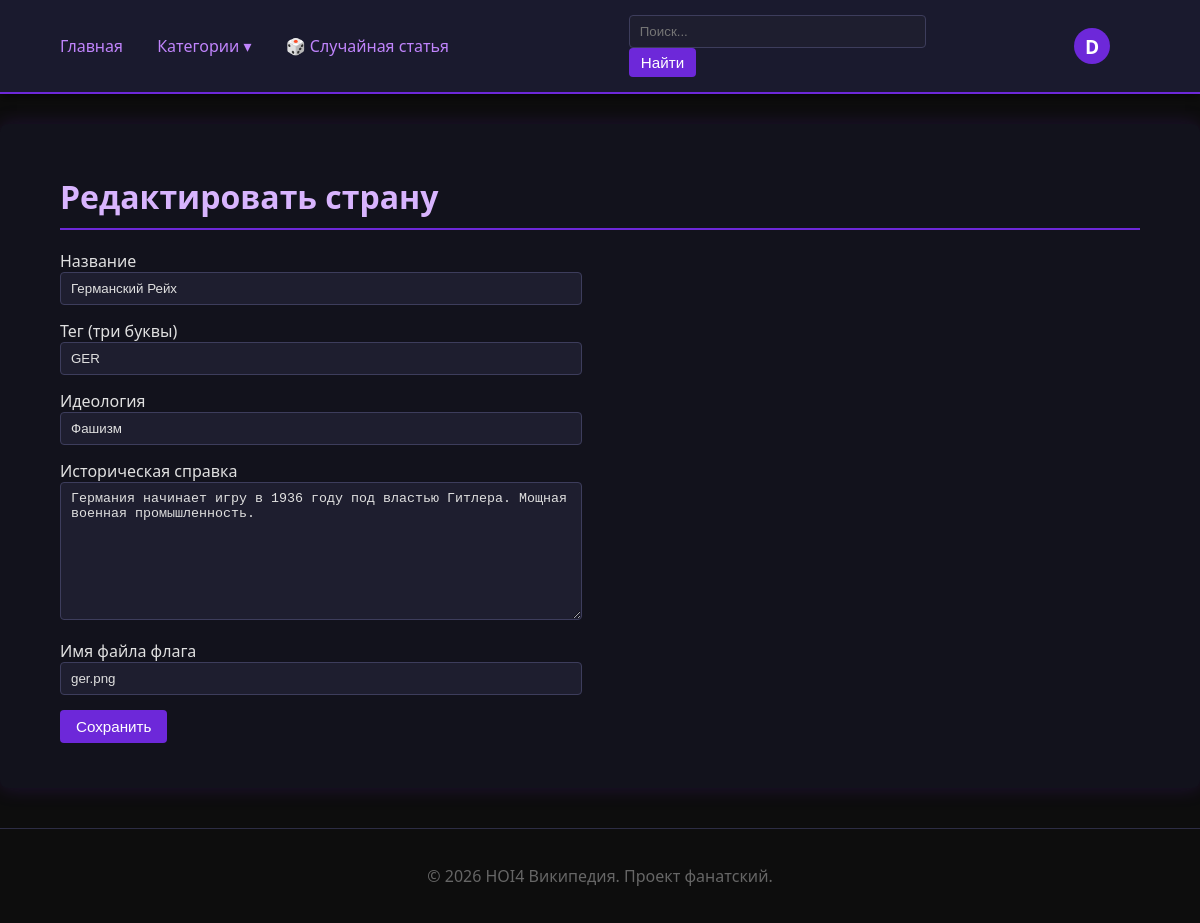
The app's page /admin/country/1/edit (signed in) with its own data.
### app/models.py (models this page shows, shortened)
class Yuzer(SqlAlchemyBase, UserMixin):
    __tablename__ = 'yuzer'
    id = sa.Column(sa.Integer, primary_key=True, autoincrement=True)
    name = sa.Column(sa.String(64), nullable=False, unique=True)
    email = sa.Column(sa.String(120), nullable=False, unique=True)
    passwordHash = sa.Column(sa.String(128), nullable=False)
    isAdmin = sa.Column(sa.Boolean, default=False)
    statyi = orm.relationship('Statya', backref='avtor', lazy='dynamic')
    kommentarii = orm.relationship('Comment', backref='avtor', lazy='dynamic')
    @property
    def is_admin(self):
        return self.isAdmin

class Country(SqlAlchemyBase):
    __tablename__ = 'country'
    id = sa.Column(sa.Integer, primary_key=True, autoincrement=True)
    nazvanie = sa.Column(sa.String(100), nullable=False, unique=True)
    teg = sa.Column(sa.String(3), nullable=False, unique=True)
    ideologiya = sa.Column(sa.String(50))
    istoricheskayaSpravka = sa.Column(sa.Text)
    flagFileName = sa.Column(sa.String(100), default='default.png')
    category = orm.relationship('Category', secondary=countryCategorySvyaz, backref='strany')

### app/routes.py (the view)
@main.route('/admin/country/<int:id>/edit', methods=['GET', 'POST'])
@loginRequired
def editCountry(id):
    if not currentUser.is_admin:
        abort(403)
    sessia = dbSession()
    country = sessia.query(Country).get(id)
    if not country:
        abort(404)
    forma = CountryForm()
    forma.category.choices = poluchitKategorii()
    if forma.validate_on_submit():
        country.nazvanie = forma.nazvanie.data
        country.teg = forma.teg.data.upper()
        country.ideologiya = forma.ideologiya.data
        country.istoricheskayaSpravka = forma.istoricheskayaSpravka.data
        country.flagFileName = forma.flagFileName.data
        country.category = sessia.query(Category).filter(Category.id.in_(forma.category.data)).all()
        sessia.commit()
        flash('Страна обновлена')
        return redirect(url_for('main.countryDetail', teg=country.teg))
    elif request.method == 'GET':
        forma.nazvanie.data = country.nazvanie
        forma.teg.data = country.teg
        forma.ideologiya.data = country.ideologiya
        forma.istoricheskayaSpravka.data = country.istoricheskayaSpravka
        forma.flagFileName.data = country.flagFileName
        forma.category.data = [cat.id for cat in country.category]
    return render_template('adminCountryForm.html', title='Редактировать страну', forma=forma, legend='Редактировать страну')

### app/forms.py
class CountryForm(FlaskForm):
    nazvanie = StringField('Название', validators=[DataRequired()])
    teg = StringField('Тег (три буквы)', validators=[DataRequired()])
    ideologiya = StringField('Идеология')
    istoricheskayaSpravka = TextAreaField('Историческая справка')
    flagFileName = StringField('Имя файла флага')
    category = SelectMultipleField('Категории', coerce=int)
    submit = SubmitField('Сохранить')

### app/__init__.py (called while the page is built)
def create_app(configClass=Config):
    app = Flask(__name__)
    app.config.from_object(configClass)
    loginManager.init_app(app)
    from app.models import Yuzer, dbSession, Category
    @app.teardown_appcontext
    def shutdownSession(exception=None):
        dbSession.remove()
    @loginManager.user_loader
    def loadYuzer(yuzerId):
        sessia = dbSession()
        return sessia.get(Yuzer, int(yuzerId))
    @app.context_processor
    def utilityProcessor():
        def getKategoriiSoStatyami():
            sessia = dbSession()
            return sessia.query(Category).filter(Category.statya.any()).all()
        return dict(getKategoriiSoStatyami=getKategoriiSoStatyami)
    from app.routes import main
    app.register_blueprint(main)
    return app

### app/routes.py (called while the page is built)
def poluchitKategorii():
    sessia = dbSession()
    return [(cat.id, cat.nazvanie) for cat in sessia.query(Category).all()]

### app/templates/adminCountryForm.html (shortened to what this page needs)
{% extends "base.html" %}
{% block content %}
    <h1>{{ legend }}</h1>
    <form method="post">
        <div>{{ forma.nazvanie.label }}<br>{{ forma.nazvanie(size=60) }}</div>
        <div>{{ forma.teg.label }}<br>{{ forma.teg(size=3) }}</div>
        <div>{{ forma.ideologiya.label }}<br>{{ forma.ideologiya(size=40) }}</div>
        <div>{{ forma.istoricheskayaSpravka.label }}<br>{{ forma.istoricheskayaSpravka(rows=8, cols=80) }}</div>
        <div>{{ forma.flagFileName.label }}<br>{{ forma.flagFileName(size=40) }}</div>
        <div>{{ forma.submit() }}</div>
    </form>
{% endblock %}

### app/templates/base.html (shortened to what this page needs)
<!DOCTYPE html>
<html lang="ru">
<head>
    <link rel="stylesheet" href="{{ url_for('static', filename='style.css') }}">
</head>
<body>
    <nav>
        <div class="nav-left">
            <a href="{{ url_for('main.index') }}">Главная</a>
            <div class="dropdown">
                <a href="#" class="dropbtn">Категории ▾</a>
            </div>
            <a href="{{ url_for('main.randomArticle') }}">🎲 Случайная статья</a>
        </div>
        <div class="searchBox">
            <form action="{{ url_for('main.search') }}" method="get">
                <input type="text" name="q" placeholder="Поиск...">
                <button type="submit">Найти</button>
            </form>
        </div>
        <div class="nav-right">
            {% if current_user.is_authenticated %}
                <div class="dropdown user-menu">
                    <a href="#" class="dropbtn user-btn" title="{{ current_user.name }}">
                        <span class="user-avatar">{{ current_user.name[0] | upper }}</span>
                    </a>
                </div>
            {% else %}
                <a href="{{ url_for('main.login') }}">Войти</a>
                <a href="{{ url_for('main.register') }}">Регистрация</a>
            {% endif %}
        </div>
    </nav>
    <main>
        {% block content %}{% endblock %}
    </main>
    <footer>
        <p>© 2026 HOI4 Википедия. Проект фанатский.</p>
    </footer>
</body>
</html>

### app/static/style.css (style rules this page uses)
body { font-family: 'Segoe UI', Tahoma, Geneva, Verdana, sans-serif; margin: 0; padding: 0; background: #0d0d0d; color: #e0e0e0; }
a { color: #c084fc; text-decoration: none; transition: color 0.2s, text-shadow 0.2s; }
nav { background: #1a1a2e; color: #ffffff; padding: 15px 60px; display: flex; justify-content: space-between; align-items: center; flex-wrap: wrap; border-bottom: 2px solid #6d28d9; box-shadow: 0 2px 10px rgba(0,0,0,0.7); }
nav a { margin-right: 20px; font-weight: 500; color: #c084fc; }
.searchBox { display: flex; align-items: center; }
.searchBox input { padding: 6px 10px; background: #2d2d44; border: 1px solid #6d28d9; color: #e0e0e0; border-radius: 4px; margin-right: 5px; }
.searchBox button { background: #6d28d9; border: none; color: white; padding: 6px 12px; border-radius: 4px; cursor: pointer; transition: background 0.2s; }
main { max-width: 100%; margin: 30px auto; padding: 30px 60px; background: #12121c; box-shadow: 0 0 20px rgba(109, 40, 217, 0.2); border-radius: 8px; box-sizing: border-box; }
footer { text-align: center; margin-top: 40px; padding: 20px 60px; color: #666; border-top: 1px solid #2d2d44; }
h1, h2, h3 { color: #d8b4fe; font-weight: 600; }
h1 { border-bottom: 2px solid #6d28d9; padding-bottom: 10px; margin-bottom: 20px; }
.btn, button, input[type="submit"] { background: #6d28d9; color: white; padding: 8px 16px; border: none; border-radius: 4px; cursor: pointer; transition: background 0.2s, box-shadow 0.2s; font-size: 0.95em; }
form div { margin-bottom: 15px; }
input[type="text"], input[type="email"], input[type="password"], textarea, select { background: #1e1e2f; border: 1px solid #3d3d5c; color: #e0e0e0; padding: 8px 10px; border-radius: 4px; width: 100%; max-width: 500px; }
.dropdown { position: relative; display: inline-block; }
.dropbtn { color: #c084fc; text-decoration: none; padding: 10px; font-weight: 500; }
.user-menu { display: inline-block; }
.user-btn { display: flex; align-items: center; gap: 8px; }
.user-avatar { width: 36px; height: 36px; border-radius: 50%; background: #6d28d9; color: white; display: flex; align-items: center; justify-content: center; font-weight: bold; font-size: 1.2em; transition: background 0.2s; }

### records on screen
Yuzer: name "D"
Country: nazvanie "Германский Рейх", teg "GER", ideologiya "Фашизм", istoricheskayaSpravka "Германия начинает игру в 1936 году под властью Гитлера. Мощная военная промышленность.", flagFileName "ger.png"

### other values on screen
{{ legend }} "Редактировать страну"
